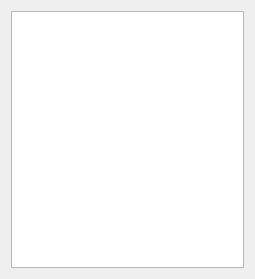
<?xml version="1.0" encoding="UTF-8"?>
<ui version="4.0">
 <class>Form</class>
 <widget class="QWidget" name="Form">
  <property name="geometry">
   <rect>
    <x>0</x>
    <y>0</y>
    <width>255</width>
    <height>279</height>
   </rect>
  </property>
  <property name="windowTitle">
   <string>Form</string>
  </property>
  <layout class="QVBoxLayout" name="verticalLayout">
   <item>
    <widget class="QTextBrowser" name="textBrowser">
     <property name="font">
      <font>
       <pointsize>13</pointsize>
      </font>
     </property>
    </widget>
   </item>
  </layout>
 </widget>
 <resources/>
 <connections/>
</ui>
